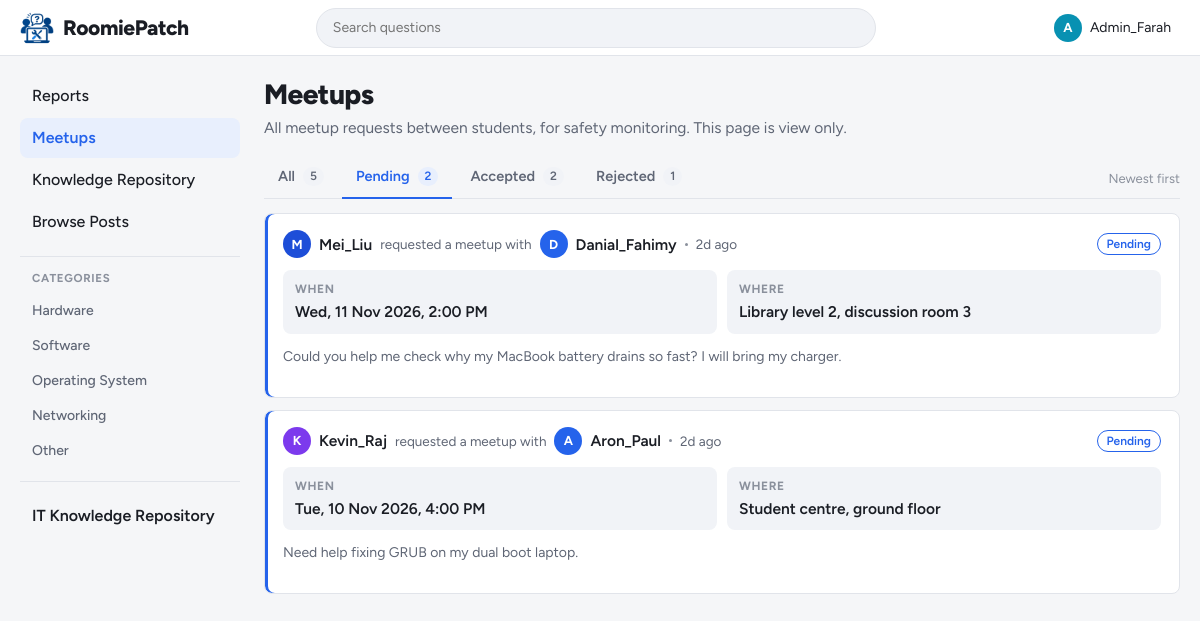
The page /admin/meetups.php?status=pending (signed in) on the database as committed earlier.
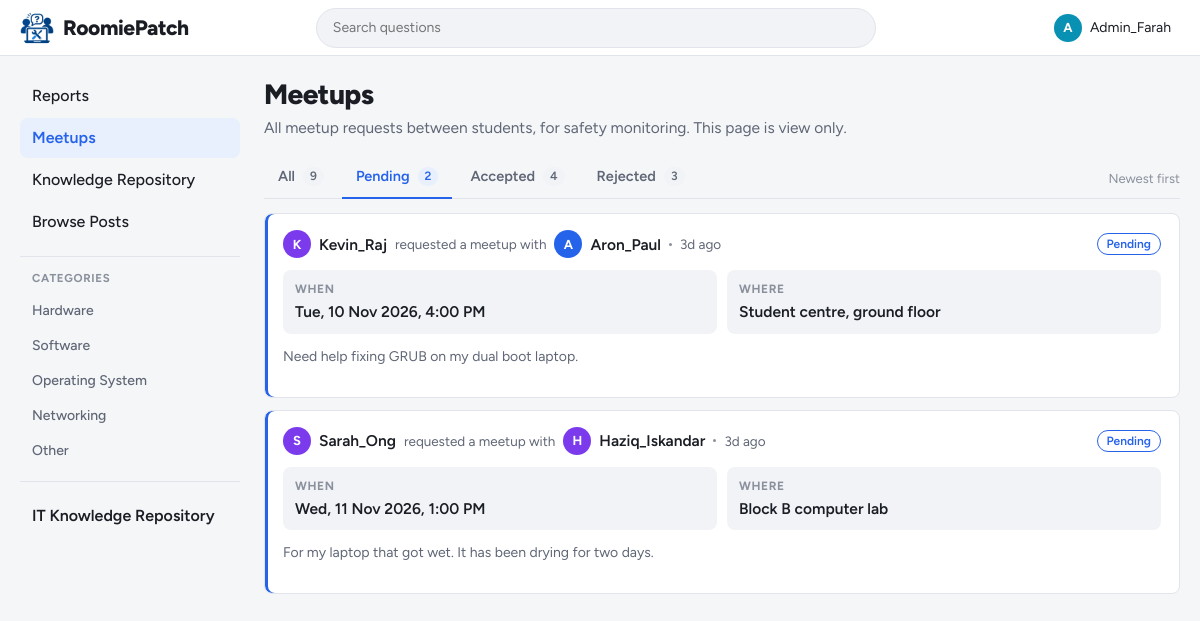
The same page on the database as committed later.
### tables this page shows
CREATE TABLE categories (
    category_id   INT AUTO_INCREMENT PRIMARY KEY,
    category_name VARCHAR(50) NOT NULL UNIQUE
);

CREATE TABLE meetup_requests (
    meetup_id         INT AUTO_INCREMENT PRIMARY KEY,
    requester_id      INT NOT NULL,
    recipient_id      INT NOT NULL,
    proposed_datetime DATETIME NOT NULL,
    location          VARCHAR(150) NOT NULL,
    message           TEXT NULL,
    status            ENUM('Pending', 'Accepted', 'Rejected') NOT NULL DEFAULT 'Pending',
    created_at        DATETIME NOT NULL DEFAULT CURRENT_TIMESTAMP,
     
    updated_at        DATETIME NOT NULL DEFAULT CURRENT_TIMESTAMP ON UPDATE CURRENT_TIMESTAMP,
    FOREIGN KEY (requester_id) REFERENCES users(user_id) ON DELETE CASCADE,
    FOREIGN KEY (recipient_id) REFERENCES users(user_id) ON DELETE CASCADE
);

CREATE TABLE users (
    user_id   INT AUTO_INCREMENT PRIMARY KEY,
    username  VARCHAR(50)  NOT NULL UNIQUE,
    login_id  VARCHAR(20)  NOT NULL UNIQUE,       
    password  VARCHAR(255) NOT NULL,              
    role      ENUM('student', 'admin') NOT NULL DEFAULT 'student',
     
     
    reputation INT NOT NULL DEFAULT 0,
    bio       TEXT NULL
);

### admin/meetups.php (the view, shortened to what this page needs)
<?php
$active = 'meetups';
include '../includes/header.php';
$statuses = ['Pending', 'Accepted', 'Rejected'];
$status = ucfirst(strtolower(get_text('status')));
$counts = ['Pending' => 0, 'Accepted' => 0, 'Rejected' => 0];
foreach ($conn->query('SELECT status, COUNT(*) AS total FROM meetup_requests GROUP BY status') as $row) {
    $counts[$row['status']] = (int) $row['total'];
}
$total = array_sum($counts);
$sql = 'SELECT m.*, req.username AS requester_name, rec.username AS recipient_name
        FROM meetup_requests m
        JOIN users req ON req.user_id = m.requester_id
        JOIN users rec ON rec.user_id = m.recipient_id';
if ($status !== '') {
    $stmt = $conn->prepare($sql . ' WHERE m.status = ? ORDER BY m.created_at DESC');
    $stmt->bind_param('s', $status);
} else {
    $stmt = $conn->prepare($sql . ' ORDER BY m.created_at DESC');
}
$stmt->execute();
$meetups = $stmt->get_result()->fetch_all(MYSQLI_ASSOC);
$profile_url = BASE_URL . 'student/profile.php?id=';
?>
<main class="content">
    <div class="page-head">
        <h1>Meetups</h1>
        <p>All meetup requests between students, for safety monitoring. This page is view only.</p>
    </div>
    <div class="tabs-row">
        <nav class="tabs" aria-label="Meetup status">
            <a class="tab<?= $status === '' ? ' active' : '' ?>" href="meetups.php" <?= $status === '' ? 'aria-current="page"' : '' ?>>
                All <span class="tab-count"><?= $total ?></span>
            </a>
            <?php foreach ($statuses as $s): ?>
                <a class="tab<?= $status === $s ? ' active' : '' ?>" href="meetups.php?status=<?= strtolower($s) ?>"
                   <?= $status === $s ? 'aria-current="page"' : '' ?>>
                    <?= $s ?> <span class="tab-count"><?= $counts[$s] ?></span>
                </a>
            <?php endforeach; ?>
        </nav>
        <span class="sort-label">Newest first</span>
    </div>
    <?php if (!$meetups): ?>
        <div class="feed">
            <div class="empty-state">
                <strong>No meetup requests<?= $status !== '' ? ' with this status' : '' ?></strong>
                Meetup requests sent between students will appear here.
            </div>
        </div>
    <?php else: ?>
        <div class="report-list">
            <?php foreach ($meetups as $m): ?>
                <?php $status_class = strtolower($m['status']); ?>
                <article class="meetup-card <?= $status_class ?>">
                    <div class="meetup-head">
                        <a class="author-chip" href="<?= $profile_url . (int) $m['requester_id'] ?>">
                            <?= avatar($m['requester_name'], 'sm') ?><?= e($m['requester_name']) ?>
                        </a>
                        <span class="muted">requested a meetup with</span>
                        <a class="author-chip" href="<?= $profile_url . (int) $m['recipient_id'] ?>">
                            <?= avatar($m['recipient_name'], 'sm') ?><?= e($m['recipient_name']) ?>
                        </a>
                        <span class="dot" aria-hidden="true"></span>
                        <time class="muted" datetime="<?= e($m['created_at']) ?>"><?= e(time_ago($m['created_at'])) ?></time>
                        <span class="meetup-status <?= $status_class ?>"><?= e($m['status']) ?></span>
                    </div>
                    <dl class="meetup-details">
                        <div><dt>When</dt><dd><?= e(meetup_time($m['proposed_datetime'])) ?></dd></div>
                        <div><dt>Where</dt><dd><?= e($m['location']) ?></dd></div>
                    </dl>
                    <?php if ($m['message'] !== null && $m['message'] !== ''): ?>
                        <p class="meetup-message"><?= nl2br(e($m['message'])) ?></p>
                    <?php endif; ?>
                </article>
            <?php endforeach; ?>
        </div>
    <?php endif; ?>
</main>
<?php include '../includes/footer.php'; ?>

### includes/header.php (shortened to what this page needs)
<?php
require_once __DIR__ . '/../config/db.php';
$is_admin = $_SESSION['role'] === 'admin';
$home_link = BASE_URL . dashboard_for($_SESSION['role']);
?>
<!DOCTYPE html>
<html lang="en">
<head>
    <link rel="stylesheet" href="<?= asset('assets/css/style.css') ?>">
</head>
<body data-base-url="<?= BASE_URL ?>">
<header class="topbar">
    <a class="brand" href="<?= $home_link ?>">
        <img class="brand-logo" src="<?= asset('assets/img/logo.png') ?>" alt="" width="34" height="34">
        <span>RoomiePatch</span>
    </a>
    <form class="topbar-search" action="<?= BASE_URL ?>student/browse.php" method="get" role="search">
        <input type="search" name="q" placeholder="Search questions" aria-label="Search questions"
               value="<?= e(get_text('q')) ?>">
    </form>
    <div class="topbar-actions">
        <button type="button" class="icon-btn theme-toggle" data-theme-toggle aria-label="Switch light or dark theme">
        </button>
        <div class="dropdown">
            <button type="button" class="user-menu-btn" data-dropdown-toggle aria-haspopup="true" aria-expanded="false">
                <?= avatar($_SESSION['username'], 'sm') ?>
                <span class="user-menu-name"><?= e($_SESSION['username']) ?></span>
            </button>
        </div>
    </div>
</header>
<div class="layout">
    <?php include __DIR__ . '/sidebar.php'; ?>

### includes/functions.php (shortened to what this page needs)
<?php
function asset($path)
{
    $file = __DIR__ . '/../' . $path;
    $version = is_file($file) ? filemtime($file) : 0;
    return BASE_URL . $path . '?v=' . $version;
}
function e($text)
{
    return htmlspecialchars((string) $text, ENT_QUOTES, 'UTF-8');
}
function dashboard_for($role)
{
    return $role === 'admin' ? 'admin/dashboard.php' : 'student/dashboard.php';
}
function time_ago($datetime)
{
    $seconds = time() - strtotime($datetime);
    if ($seconds < 7 * 86400) {
        return floor($seconds / 86400) . 'd ago';
    }
    return date('j M Y', strtotime($datetime));
}
function meetup_time($datetime)
{
    return date('D, j M Y, g:i A', strtotime($datetime));
}
function avatar($username, $size = 'md')
{
    $colours = ['#2563eb', '#0891b2', '#4f46e5', '#0d9488', '#7c3aed', '#1d4ed8'];
    $colour = $colours[crc32($username) % count($colours)];
    $letter = strtoupper(mb_substr($username, 0, 1));
    return '<span class="avatar avatar-' . e($size) . '" style="background:' . $colour . '" aria-hidden="true">'
        . e($letter) . '</span>';
}
function get_text($name, $max = 100)
{
    $value = $_GET[$name] ?? '';
    return mb_substr(trim($value), 0, $max);
}

### includes/sidebar.php (shortened to what this page needs)
<?php
function nav_link($key, $href, $icon_name, $label, $active, $badge = null)
{
    $class = $key === $active ? 'nav-link active' : 'nav-link';
    $current = $key === $active ? ' aria-current="page"' : '';
    $badge_html = '';
    if ($badge !== null) {
        $badge_html = '<span class="nav-badge" data-badge="' . $key . '"' . ($badge > 0 ? '' : ' hidden') . '>'
            . ($badge > 99 ? '99+' : $badge) . '</span>';
    }
    return '<a class="' . $class . '" href="' . BASE_URL . $href . '"' . $current . '>'
        . icon($icon_name) . '<span>' . e($label) . '</span>' . $badge_html . '</a>';
}
?>
<nav class="sidebar" aria-label="Main">
    <?php if ($is_admin): ?>
        <div class="nav-group">
            <?= nav_link('reports', 'admin/dashboard.php', 'flag', 'Reports', $active) ?>
            <?= nav_link('meetups', 'admin/meetups.php', 'meetup', 'Meetups', $active) ?>
            <?php $repo_pending = (int) $conn->query("SELECT COUNT(*) FROM repository_entries WHERE status = 'Pending'")->fetch_row()[0]; ?>
            <?= nav_link('repository_admin', 'admin/repository.php', 'book', 'Knowledge Repository', $active, $repo_pending) ?>
            <?= nav_link('browse', 'student/browse.php', 'list', 'Browse Posts', $active) ?>
        </div>
    <?php endif; ?>
    <div class="nav-group">
        <h2 class="nav-heading">Categories</h2>
        <?php
        $categories = $conn->query('SELECT category_id, category_name FROM categories ORDER BY category_id');
        while ($cat = $categories->fetch_assoc()):
        ?>
            <a class="nav-link nav-link-plain" href="<?= BASE_URL ?>student/browse.php?category=<?= (int) $cat['category_id'] ?>">
                <?= e($cat['category_name']) ?>
            </a>
        <?php endwhile; ?>
    </div>
    <div class="nav-group nav-group-repo">
        <?= nav_link('repository', 'student/repository.php', 'book', 'IT Knowledge Repository', $active) ?>
    </div>
</nav>

### includes/footer.php (shortened to what this page needs)
</div>
</body>
</html>

Rows that differ between the two databases and show on the page:
no longer on this page (row edited): meetup_requests: requester.username "M D", requester.username "Mei_Liu", recipient.username "Danial_Fahimy", created_at "2d ago", status "Pending", proposed_datetime "Wed, 11 Nov 2026, 2:00 PM", location "Library level 2, discussion room 3", message "Could you help me check why my MacBook battery drains so fast? I will bring my charger."
changed meetup_requests "Tue, 10 Nov 2026, 4:00 PM": created_at "2d ago" → "3d ago"
added meetup_requests: requester.username "S H", requester.username "Sarah_Ong", recipient.username "Haziq_Iskandar", created_at "3d ago", status "Pending", proposed_datetime "Wed, 11 Nov 2026, 1:00 PM", location "Block B computer lab", message "For my laptop that got wet. It has been drying for two days."
Other text that changed with them:
$total: "5" → "9"
new list line: "Accepted 4"
new list line: "Rejected 3"
list line gone: "Accepted 2"
list line gone: "Rejected 1"
